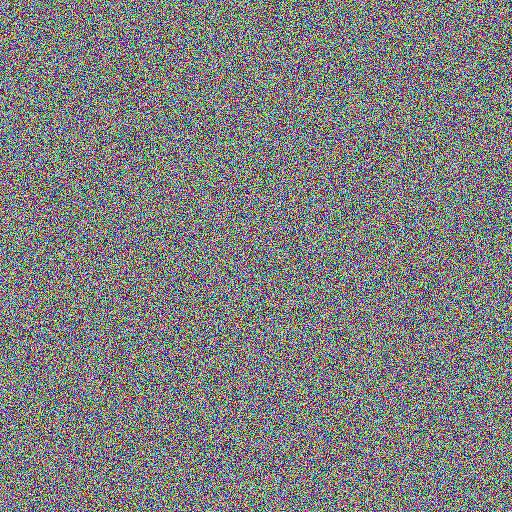
#> input picture data/raw/dummy_satellite_image.jpg, 512 x 512 px, found by its file name
$ python extractor.py   (older library calls are emulated)
#> lines starting #> are read from the running program, lines starting #| are printed output that depends on the picture
"""
LunarVision AI - Feature Extractor
=================================

This module handles feature extraction from satellite images for ice detection.
"""

import cv2
import numpy as np
from sklearn.preprocessing import StandardScaler

def extract_features(image_path):
    """
    Extract features from satellite images for ice detection

    Args:
        image_path (str): Path to the input image

    Returns:
        dict: Dictionary containing extracted features
    """
#> called with image_path = 'data/raw/dummy_satellite_image.jpg'
    # Read the image
    image = cv2.imread(image_path)
#> image is the input picture: shape (512, 512, 3); mean B, G, R 127.1, 126.7, 127
    if image is None:
        raise ValueError(f"Could not load image from {image_path}")

    # Convert BGR to RGB for matplotlib
    image_rgb = cv2.cvtColor(image, cv2.COLOR_BGR2RGB)

    # 1. Edge detection using Canny edge detector
    gray = cv2.cvtColor(image, cv2.COLOR_BGR2GRAY)
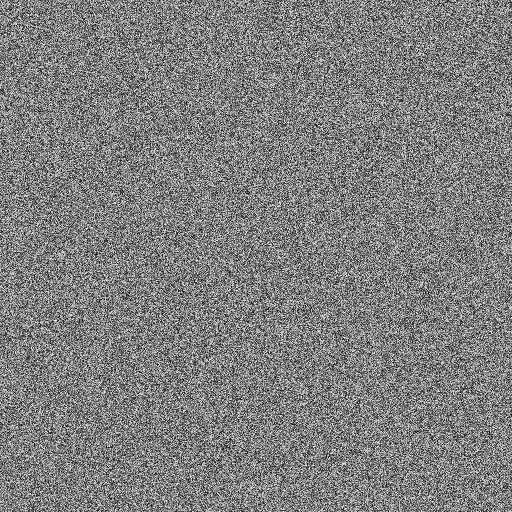
#> gray: shape (512, 512); min 3, max 252, mean 126.9
    edges = cv2.Canny(gray, 50, 150)
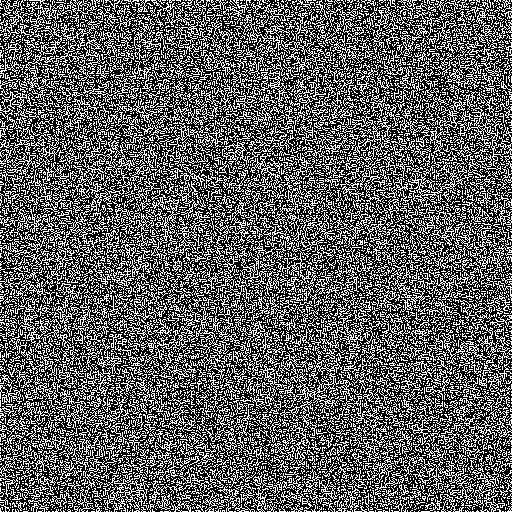
#> edges: shape (512, 512); 37.1% white in thin lines or dots
    print("Extracted edges using Canny edge detector")

    # 2. Color histogram analysis
    # Calculate histograms for each color channel
    hist_r = cv2.calcHist([image_rgb], [0], None, [256], [0, 256])
#> hist_r = 256 values, max 1949 at index 131, min 70 at index 253, mean 1024
    hist_g = cv2.calcHist([image_rgb], [1], None, [256], [0, 256])
#> hist_g = 256 values, max 1693 at index 124, min 29 at index 253, mean 1024
    hist_b = cv2.calcHist([image_rgb], [2], None, [256], [0, 256])
#> hist_b = 256 values, max 1978 at index 128, min 71 at index 4, mean 1024
    print("Calculated color histograms for reflectance analysis")

    # 3. Texture analysis using gradients
    # Compute gradient magnitude and direction
    grad_x = cv2.Sobel(gray, cv2.CV_64F, 1, 0, ksize=3)
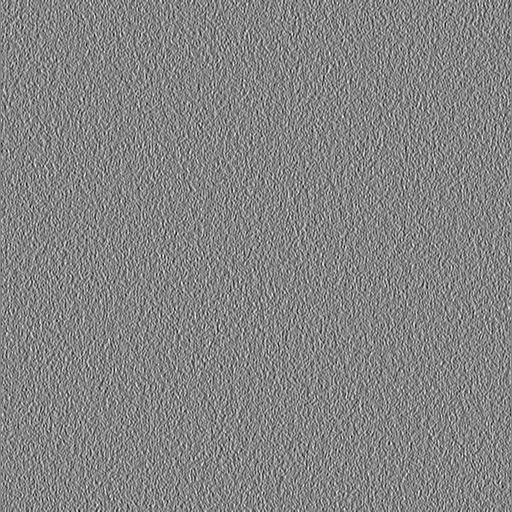
#> grad_x: shape (512, 512) float64; min -699, max 643, mean 0; drawn with min black and max white
    grad_y = cv2.Sobel(gray, cv2.CV_64F, 0, 1, ksize=3)
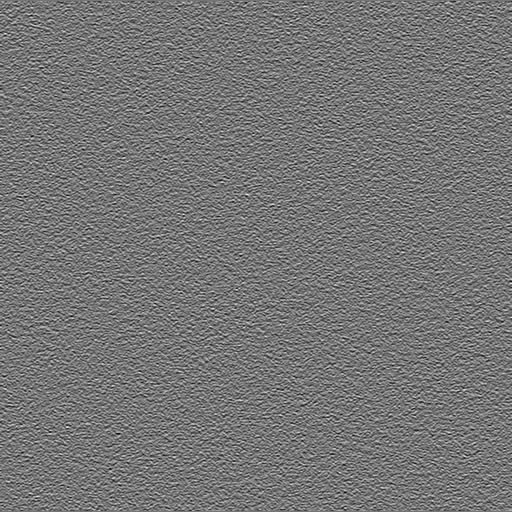
#> grad_y: shape (512, 512) float64; min -673, max 782, mean 0; drawn with min black and max white
    gradient_magnitude = np.sqrt(grad_x**2 + grad_y**2)
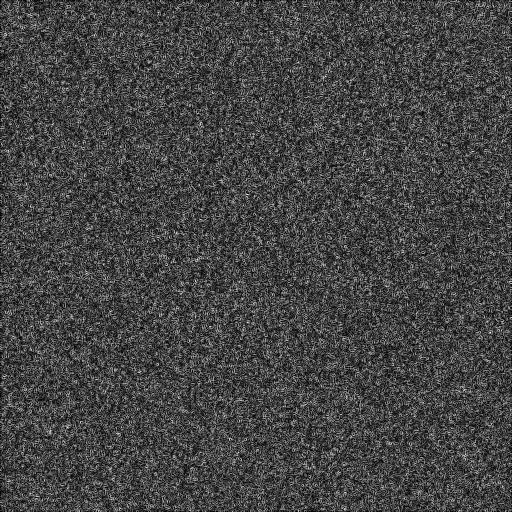
#> gradient_magnitude: shape (512, 512) float64; min 0, max 797.8, mean 215.1; drawn with min black and max white
    gradient_direction = np.arctan2(grad_y, grad_x)
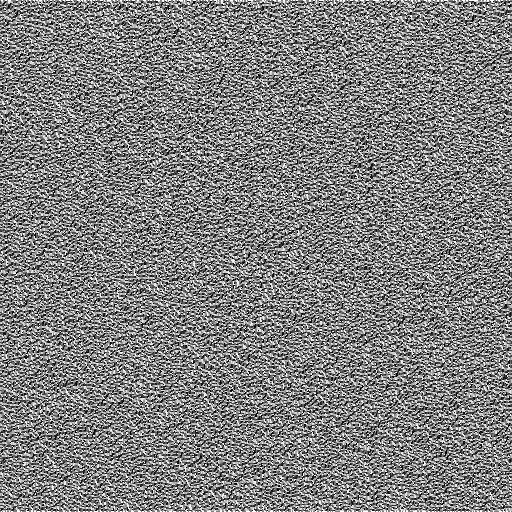
#> gradient_direction: shape (512, 512) float64; min -3.14, max 3.14, mean 0.0127; drawn with min black and max white
    print("Computed gradient features for texture analysis")

    # 4. Feature vector preparation for ML model
    # Flatten and combine features
    edge_features = edges.flatten()
    hist_features = np.concatenate([hist_r.flatten(), hist_g.flatten(), hist_b.flatten()])
#> hist_features = 768 values, max 1978 at index 640, min 29 at index 509, mean 1024
    texture_features = np.concatenate([gradient_magnitude.flatten(), gradient_direction.flatten()])

    # Combine all features
    feature_vector = np.concatenate([edge_features, hist_features, texture_features])

    # Normalize features
    scaler = StandardScaler()
    normalized_features = scaler.fit_transform(feature_vector.reshape(-1, 1)).flatten()

    print(f"Feature extraction completed. Feature vector shape: {normalized_features.shape}")
#| Feature extraction completed. Feature vector shape: (787200,)

    return {
        'edges': edges,
        'histograms': (hist_r, hist_g, hist_b),
        'gradients': (gradient_magnitude, gradient_direction),
        'feature_vector': normalized_features
    }

def main():
    """
    Main function to demonstrate feature extraction
    """
    print("LunarVision AI - Feature Extraction Module")
    print("=" * 45)

    # For demonstration, we'll use a dummy image
    # In practice, you would use an actual preprocessed satellite image
    import os
    dummy_image_path = "data/raw/dummy_satellite_image.jpg"

    if not os.path.exists(dummy_image_path):
        # Create a dummy image if it doesn't exist
        dummy_dir = "data/raw"
        if not os.path.exists(dummy_dir):
            os.makedirs(dummy_dir)

        dummy_image = np.random.randint(0, 255, (512, 512, 3), dtype=np.uint8)
        cv2.imwrite(dummy_image_path, dummy_image)

    # Extract features
    try:
        features = extract_features(dummy_image_path)
#> features = 4 items
        print("Feature extraction completed successfully")

        # Show feature info
        print(f"Edge map shape: {features['edges'].shape}")
#| Edge map shape: (512, 512)
        print(f"Feature vector length: {len(features['feature_vector'])}")
#| Feature vector length: 787200

    except Exception as e:
        print(f"Error during feature extraction: {e}")

if __name__ == "__main__":
    main()
